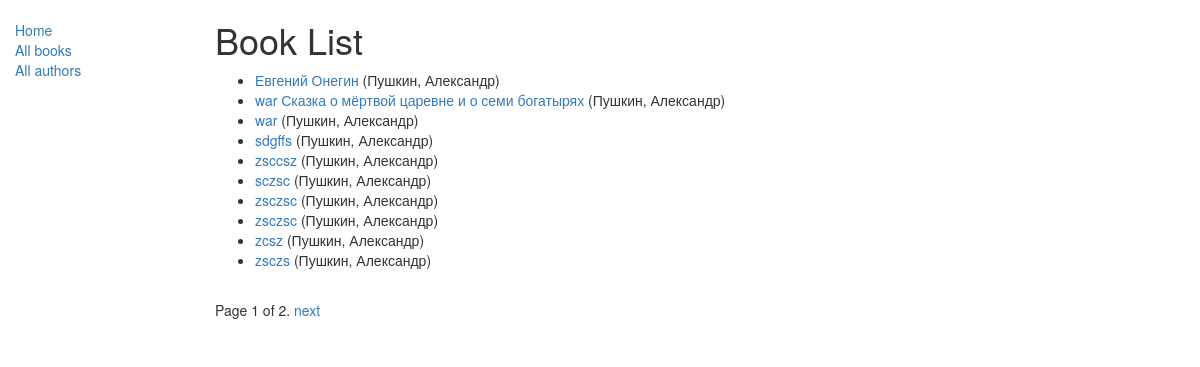
/catalog/books/, run on the app's committed database.
### catalog/models.py (models this page shows, shortened)
class Book(models.Model):
    title = models.CharField(max_length=200)
    author = models.ForeignKey('Author', on_delete=models.SET_NULL, null=True)
    summary = models.TextField(max_length=1000, help_text="Enter a brief description of the book")
    isbn = models.CharField('ISBN', max_length=13,
                            help_text='13 Character <a href="https://www.isbn-international.org/content/what-isbn">ISBN number</a>')
    genre = models.ManyToManyField(Genre, help_text="Select a genre for this book")
    def get_absolute_url(self):
        return reverse('book-detail', args=[str(self.id)])
    def display_genre(self):
        """
        Creates a string for the Genre. This is required to display genre in Admin.
        """
        return ', '.join([genre.name for genre in self.genre.all()[:3]])
    display_genre.short_description = 'Genre'

class Author(models.Model):
    first_name = models.CharField(max_length=100)
    last_name = models.CharField(max_length=100)
    date_of_birth = models.DateField(null=True, blank=True)
    date_of_death = models.DateField('Died', null=True, blank=True)
    def __str__(self):
        return '%s, %s' % (self.last_name, self.first_name)
    class Meta:
        ordering = ['last_name']

### catalog/views.py (the view)
class BookListView(generic.ListView):
    model = Book
    context_object_name = 'book_list'   # ваше собственное имя переменной контекста в шаблоне
    queryset = Book.objects.filter(title__icontains='war')[:5] # Получение 5 книг, содержащих слово 'war' в заголовке
    template_name = 'book/my_arbitrary_template_name_list.html'  # Определение имени вашего шаблона и его расположения

### catalog/templates/catalog/book_list.html
{% extends "base_generic.html" %}
{% block content %}
    <h1>Book List</h1>
    {% if book_list %}
    <ul>
      {% for book in book_list %}
      <li>
        <a href="{{ book.get_absolute_url }}">{{ book.title }}</a> ({{book.author}})
      </li>
      {% endfor %}
    </ul>
    {% else %}
      <p>There are no books in the абоабаобаоабаоа library.</p>
    {% endif %}
{% endblock  %}

### data on the page
Book: title "Евгений Онегин", author "Пушкин, Александр"
Book: title "war Сказка о мёртвой царевне и о семи богатырях", author "Пушкин, Александр"
Book: title "war", author "Пушкин, Александр"
Book: title "sdgffs", author "Пушкин, Александр"
Book: title "zsccsz", author "Пушкин, Александр"
Book: title "sczsc", author "Пушкин, Александр"
Book: title "zsczsc", author "Пушкин, Александр"
Book: title "zsczsc", author "Пушкин, Александр"
Book: title "zcsz", author "Пушкин, Александр"
Book: title "zsczs", author "Пушкин, Александр"

### other printed values
{{ page_obj.number }} "1"
{{ page_obj.paginator.num_pages }} "2"
